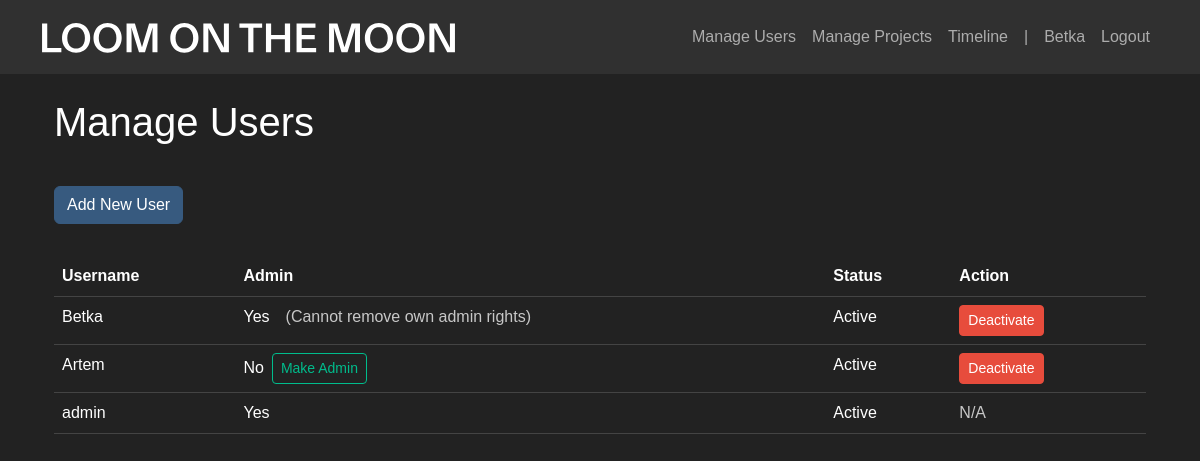
The page /manage_users (signed in) on the database as committed earlier.
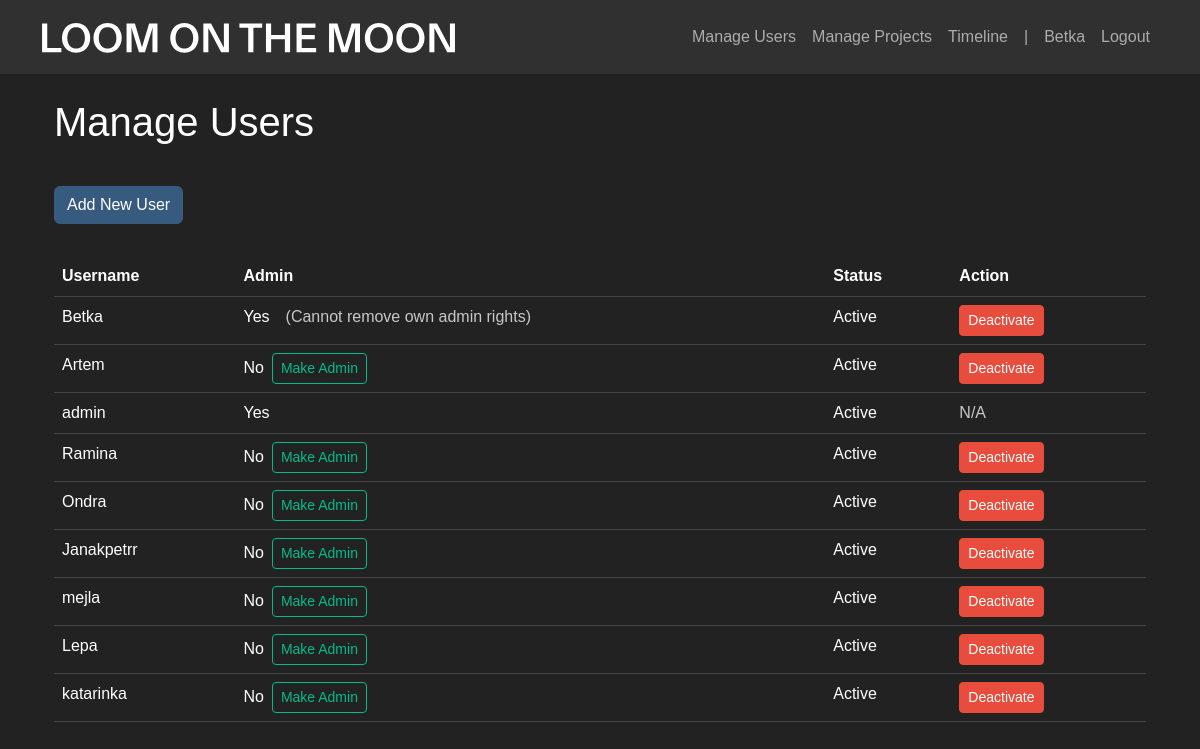
The same page on the database as committed later.
### app/models.py (models this page shows)
class User(UserMixin, db.Model):
    id = db.Column(db.Integer, primary_key=True)
    username = db.Column(db.String(80), unique=True, nullable=False)
    password = db.Column(db.String(120), nullable=False)
    is_admin = db.Column(db.Boolean, default=False)
    is_active = db.Column(db.Boolean, default=True)  # New field
    time_entries = db.relationship('TimeEntry', backref='user', lazy=True)

### app/main.py (the view)
@main.route('/manage_users')
@login_required
def manage_users():
    if not current_user.is_admin:
        return redirect(url_for('main.index'))
    users = User.query.all()
    return render_template('manage_users.html', users=users)

### app/__init__.py (called while the page is built)
def create_app():
    app = Flask(__name__)
    app.config['SECRET_KEY'] = 'your-secret-key-here'  # Change this in production
    app.config['SQLALCHEMY_DATABASE_URI'] = 'sqlite:///timetracker.db'
    db.init_app(app)
    login_manager.init_app(app)
    login_manager.login_view = 'auth.login'
    migrate.init_app(app, db)
    from .models import User
    @login_manager.user_loader
    def load_user(user_id):
        return User.query.get(int(user_id))
    from .auth import auth as auth_blueprint
    from .main import main as main_blueprint
    app.register_blueprint(auth_blueprint)
    app.register_blueprint(main_blueprint)
    with app.app_context():
        db.create_all()
    return app

### app/templates/manage_users.html (shortened to what this page needs)
{% extends "base.html" %}
{% block content %}
<div class="container mt-4">
    <h2>Manage Users</h2>
    {% if current_user.is_admin %}
    <a href="/add_user" class="btn btn-primary add-btn">Add New User</a>
    {% endif %}
    <table class="table">
        <thead>
            <tr>
                <th>Username</th>
                <th>Admin</th>
                <th>Status</th>
                <th>Action</th>
            </tr>
        </thead>
        <tbody>
            {% for user in users %}
            <tr>
                <td>{{ user.username }}</td>
                <td>
                    {% if user.username != 'admin' %}
                        <div class="d-flex align-items-center">
                            <span class="me-2">{{ 'Yes' if user.is_admin else 'No' }}</span>
                            {% if user.id != current_user.id %}
                                <button
                                    onclick="toggleAdmin({{ user.id }}, '{{ user.username }}', {{ 'true' if not user.is_admin else 'false' }})"
                                    class="btn btn-sm {{ 'btn-outline-success' if not user.is_admin else 'btn-outline-warning' }}"
                                >
                                    {{ 'Make Admin' if not user.is_admin else 'Remove Admin' }}
                                </button>
                            {% elif user.is_admin %}
                                <span class="text-muted ms-2">(Cannot remove own admin rights)</span>
                            {% endif %}
                        </div>
                    {% else %}
                        {{ 'Yes' }}
                    {% endif %}
                </td>
                <td>{{ 'Active' if user.is_active else 'Inactive' }}</td>
                <td>
                    {% if user.username != 'admin' %}
                        {% if user.is_active %}
                            <a href="{{ url_for('main.deactivate_user', user_id=user.id) }}" class="btn btn-danger btn-sm">Deactivate</a>
                        {% else %}
                            <a href="{{ url_for('main.activate_user', user_id=user.id) }}" class="btn btn-success btn-sm">Activate</a>
                        {% endif %}
                    {% else %}
                        <span class="text-muted">N/A</span>
                    {% endif %}
                </td>
            </tr>
            {% endfor %}
        </tbody>
    </table>
</div>
{% endblock %}

### app/templates/base.html (shortened to what this page needs)
<!DOCTYPE html>
<html lang="en">
<head>
    <link rel="stylesheet" href="https://cdn.jsdelivr.net/npm/bootswatch@5.1.3/dist/darkly/bootstrap.min.css">
    <link rel="stylesheet" href="https://cdn.jsdelivr.net/npm/bootstrap-icons@1.7.2/font/bootstrap-icons.css">
</head>
<body>
    <nav class="navbar navbar-expand-lg navbar-dark bg-dark">
        <div class="container">
            <a class="navbar-brand" href="{{ url_for('main.index') }}">
                <img src="{{ url_for('static', filename='assets/loomonthemoon_logo.svg') }}" alt="Logo" height="30">
            </a>
            <div class="navbar-nav ms-auto">
                {% if current_user.is_authenticated %}
                {% if current_user.is_admin %}
                <li class="nav-item">
                    <a class="nav-link" href="{{ url_for('main.manage_users') }}">Manage Users</a>
                </li>
                <li class="nav-item">
                    <a class="nav-link" href="{{ url_for('main.manage_projects') }}">Manage Projects</a>
                </li>
                <li class="nav-item">
                    <a class="nav-link" href="{{ url_for('main.admin_timeline') }}">Timeline</a>
                </li>
                <li class="nav-item">
                    <a class="nav-link" href="#">|</a>
                </li>
                {% endif %}
                    <span class="nav-item nav-link">{{ current_user.username }}</span>
                    <a class="nav-item nav-link" href="{{ url_for('auth.logout') }}">Logout</a>
                {% endif %}
            </div>
        </div>
    </nav>
    <div class="container mt-4">
        {% block content %}{% endblock %}
    </div>
</body>
</html>

Rows that differ between the two databases and show on the page:
added User: username "Ramina", is_admin "No", is_admin "Make Admin", is_active "Active"
added User: username "Ondra", is_admin "No", is_admin "Make Admin", is_active "Active"
added User: username "Janakpetrr", is_admin "No", is_admin "Make Admin", is_active "Active"
added User: username "mejla", is_admin "No", is_admin "Make Admin", is_active "Active"
added User: username "Lepa", is_admin "No", is_admin "Make Admin", is_active "Active"
added User: username "katarinka", is_admin "No", is_admin "Make Admin", is_active "Active"
